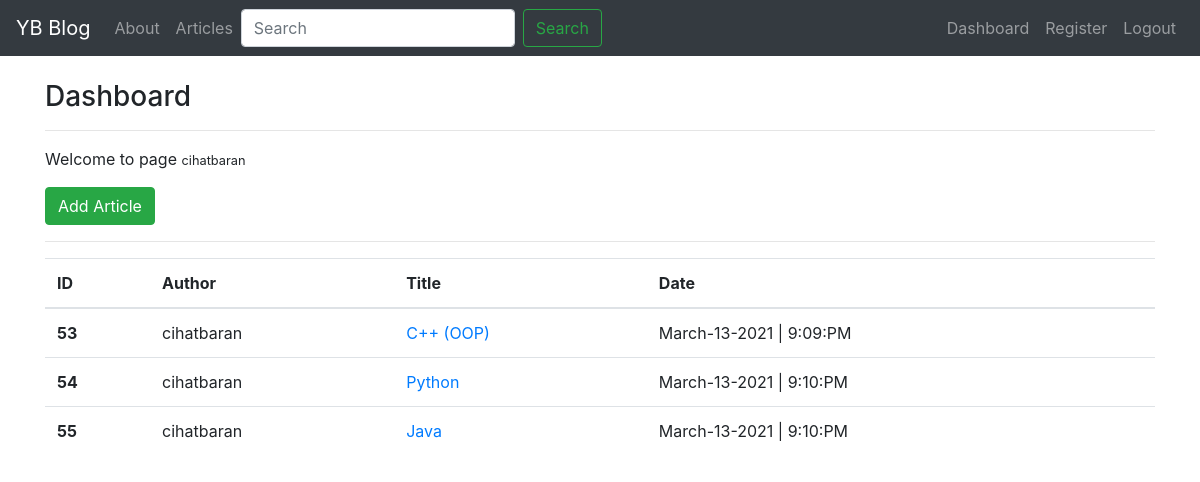
Before: /article/dashboard/ (signed in) with the older database file.
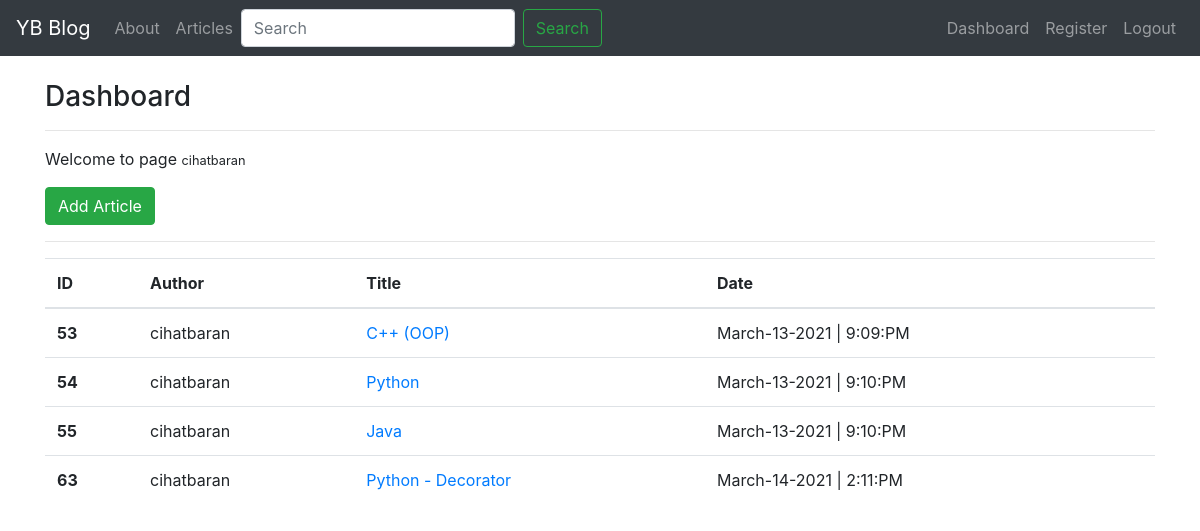
After: the same page with the newer database file.
### article/models.py (models this page shows, shortened)
class Article(models.Model):
    author = models.ForeignKey("auth.User", on_delete=models.CASCADE,
                               verbose_name="Name of the author")
    title = models.CharField(max_length=50,
                             verbose_name="title is related with ")
    content = RichTextField()
    article_image = models.FileField(
        blank=True, null=True, verbose_name="Add picture to Article")
    created_date = models.DateTimeField(
        auto_now_add=True, null=True, verbose_name="Add picture to article")

### article/views.py (the view)
# urls.py: path('dashboard/', dashboard, name="dashboard"),
@login_required(login_url="user:login")
def dashboard(request):
    article = Article.objects.filter(author=request.user)
    context = {
        "articles": article,
        "counter": 1
    }
    return render(request, "dashboard.html", context)

### templates/dashboard.html (shortened to what this page needs)
{% extends 'layout.html' %} {% block body %}
<h3 class="mt-4">Dashboard</h3>
<hr />
<p>Welcome to page <small>{{ request.user.username }}</small></p>
<a href="{% url 'article:article_add'%}" class="btn btn-success">Add Article</a>
<hr />
{% if articles %}
<table class="table">
  <thead>
    <tr>
      <th scope="col">ID</th>
      <th scope="col">Author</th>
      <th scope="col">Title</th>
      <th scope="col">Date</th>
    </tr>
  </thead>
  <tbody>
    {% for article in articles %}
    <tr>
      <th scope="row">{{ article.id }}</th>
      <td>{{article.author.username}}</td>
      <td><a href="{{article.id}}">{{article.title}}</a></td>
      <td>{{article.created_date|date:'N-d-Y | g:i:A'}}</td>
    </tr>
    {% endfor %}
  </tbody>
</table>
{% else %}
<div class="alert alert-danger" role="alert">Please add article 👆</div>
{% endif %} {% endblock body %}

### templates/layout.html (shortened to what this page needs)
<!DOCTYPE html>
{% load static %}
<html lang="en">
  <head>
    <link
      rel="stylesheet"
      href="https://stackpath.bootstrapcdn.com/bootstrap/4.3.1/css/bootstrap.min.css"
    />
    <link
      rel="stylesheet"
      href="https://use.fontawesome.com/releases/v5.15.2/css/all.css"
    />
    <link rel="stylesheet" href="{% static 'ind_article.css'%}" />
    <link rel="stylesheet" href="{% static 'css/style.css'%}" />
  </head>
  <body>
    {% include "includes/navbar.html" %}
    <div class="container mt-1">{% block body %} {% endblock body %}</div>
  </body>
</html>

### templates/includes/navbar.html (shortened to what this page needs)
<nav class="navbar navbar-expand-lg navbar-dark bg-dark">
  <a class="navbar-brand" href="{% url 'index' %}" exact>YB Blog</a>
  <div class="collapse navbar-collapse" id="navbarNav">
    <ul class="navbar-nav">
      <li class="nav-item">
        <a class="nav-link" href="{% url 'about'%}">About</a>
      </li>
      <li class="nav-item">
        <a class="nav-link" href="{% url 'article:articles'%}">Articles</a>
      </li>
      <form class="form-inline my-2 my-lg-0">
        <input
          class="form-control mr-sm-2"
          type="search"
          placeholder="Search"
          aria-label="Search"
          name="keyword"
        />
        <button class="btn btn-outline-success my-2 my-sm-0" type="submit">
          Search
        </button>
      </form>
    </ul>
    {% if request.user.is_authenticated %}
    <ul class="navbar-nav ml-auto">
      <li class="nav-item">
        <a class="nav-link" href="{% url 'article:dashboard'%}">Dashboard</a>
      </li>
      <li class="nav-item">
        <a class="nav-link" href="{% url 'user:register'%}" exact>Register</a>
      </li>
      <li class="nav-item">
        <a class="nav-link" href="{% url 'user:logout'%}" exact>Logout</a>
      </li>
    </ul>
    {% endif %}
  </div>
</nav>

Changed rows visible on the page:
added Article: id "63", author.username "cihatbaran", title "Python - Decorator", created_date|g "March-14-2021 | 2:11:PM"
